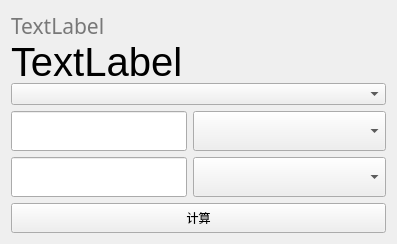
<?xml version="1.0" encoding="UTF-8"?>
<ui version="4.0">
 <class>Form</class>
 <widget class="QWidget" name="Form">
  <property name="geometry">
   <rect>
    <x>0</x>
    <y>0</y>
    <width>397</width>
    <height>242</height>
   </rect>
  </property>
  <property name="windowTitle">
   <string>进制转换器</string>
  </property>
  <layout class="QVBoxLayout" name="verticalLayout">
   <item>
    <layout class="QGridLayout" name="gridLayout">
     <item row="4" column="1">
      <widget class="QComboBox" name="inputBComboBox">
       <property name="minimumSize">
        <size>
         <width>0</width>
         <height>40</height>
        </size>
       </property>
      </widget>
     </item>
     <item row="3" column="1">
      <widget class="QComboBox" name="inputAComboBox">
       <property name="minimumSize">
        <size>
         <width>193</width>
         <height>40</height>
        </size>
       </property>
       <property name="maximumSize">
        <size>
         <width>16777215</width>
         <height>16777215</height>
        </size>
       </property>
      </widget>
     </item>
     <item row="0" column="0">
      <widget class="QLabel" name="orginDataLabel">
       <property name="maximumSize">
        <size>
         <width>100</width>
         <height>30</height>
        </size>
       </property>
       <property name="font">
        <font>
         <family>微软雅黑</family>
         <pointsize>16</pointsize>
        </font>
       </property>
       <property name="styleSheet">
        <string notr="true">color: rgb(120, 120, 120);</string>
       </property>
       <property name="text">
        <string>TextLabel</string>
       </property>
      </widget>
     </item>
     <item row="4" column="0">
      <widget class="QLineEdit" name="inputBEditLine">
       <property name="minimumSize">
        <size>
         <width>0</width>
         <height>40</height>
        </size>
       </property>
       <property name="readOnly">
        <bool>true</bool>
       </property>
      </widget>
     </item>
     <item row="2" column="0" colspan="2">
      <widget class="QComboBox" name="dataTypeComboBox"/>
     </item>
     <item row="3" column="0">
      <widget class="QLineEdit" name="inputAEditLine">
       <property name="minimumSize">
        <size>
         <width>0</width>
         <height>40</height>
        </size>
       </property>
      </widget>
     </item>
     <item row="1" column="0">
      <widget class="QLabel" name="transDataLabel">
       <property name="maximumSize">
        <size>
         <width>16777215</width>
         <height>30</height>
        </size>
       </property>
       <property name="font">
        <font>
         <pointsize>30</pointsize>
        </font>
       </property>
       <property name="text">
        <string>TextLabel</string>
       </property>
      </widget>
     </item>
     <item row="5" column="0" colspan="2">
      <widget class="QPushButton" name="calcBtn">
       <property name="minimumSize">
        <size>
         <width>0</width>
         <height>30</height>
        </size>
       </property>
       <property name="text">
        <string>计算</string>
       </property>
      </widget>
     </item>
    </layout>
   </item>
  </layout>
 </widget>
 <resources/>
 <connections/>
</ui>
